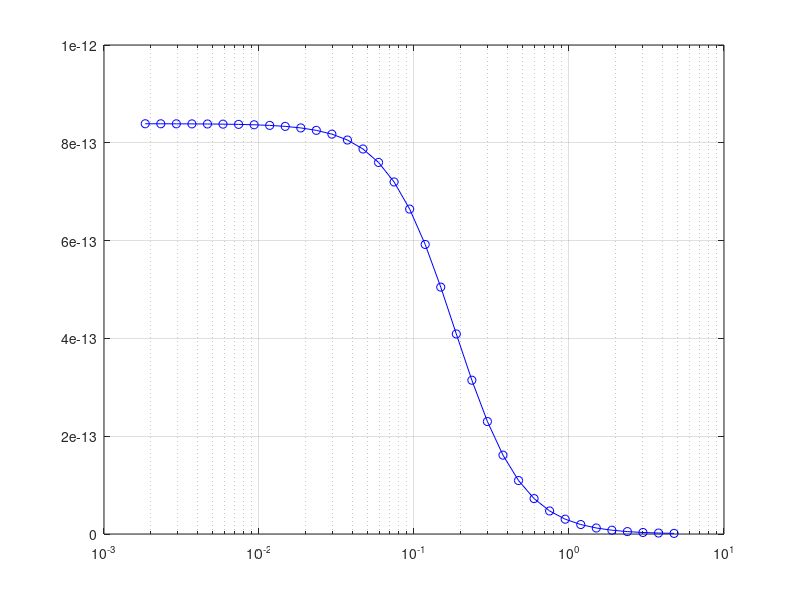

Here is the MATLAB script that generated this plot: (Note: this script raises an error after producing the figure.)
clear ;
clc;

% =========================
%     Octave Frequency
% =========================

nf=35;                             
f=ones(nf,1);
f(1)=10;                            
for i=2:nf
f(i)=f(i-1).*(2.^(1/3));             
end
f_signal = f;
f=f';
f_lr=f.*(2.^(-1/6));
f_up=f.*(2.^(1/6));
delta_f=f_up-f_lr;

alpha = 0;                             
M = 2; 
T_infty = 166.66;
u_infty = M*sqrt(1.4*287*T_infty);                     % 264.43           % As per the simulation data
%  u_infty = 713.1940079;
rho_infty = 0.703358164;              
nu = 0.00003214958791;
q = 0.5*rho_infty*u_infty^2;
%q = 18195;
F = 1 + 0.13*M^2;


disp("Flow regions that can be solved")
disp("  ")

disp(" 1 --> for Attached flow region ")

disp(" ")


disp(" ");

% -----------------------------------------------------------------
%                      Attached Region
% -----------------------------------------------------------------

xs =1.5;
%Rexs = (u_infty*xs)/nu;
%delta_star_a = (0.0371/(Rexs)^(0.2)*((9/7 + 0.475*M^2)/(1 + 0.13*M^2)^0.64))*xs;
delta_a = 0.0152;
omega_a = (2*pi*f*delta_a)/u_infty;


C_a = 3;
factor = C_a;

Prms_q_a = 0.010/F;                                                    
P1 = Prms_q_a;


figure(1)
% =================================================
%  Power Spectral Density for Expansion Corner
% =================================================

G= (4*(P1)^2*factor*(F^(1.433)./(1 + factor^2*F^(2.867).*omega_a.^2)));
G = G*(u_infty/q^2*delta_a);
semilogx(omega_a,G,"Color","b","LineWidth",0.7,"Marker","o");
grid on
ax = gca;
ax.XMinorGrid = "on";
ax.YMinorGrid = "on";
ax.XMinorTick = "on";
ax.YMinorTick = "on";
ax.TickLength = [0.02 0.01];  % [major minor]
xlabel("Frequency (in Hz)")
ylabel("(PSD)")
if i == 1.1
    title("Compression Corner Plateau Region, Transonic Flow")
elseif i==1.2
    title("Compression Corner Reattachement Region, Transonic Flow")
elseif i ==1.3
    title("Compression Corner Plateau Region, Supersonic Flow")
else
    title("Compression Corner Separation or Reattachement shock wave")
end
pbaspect([3,1,1]);
